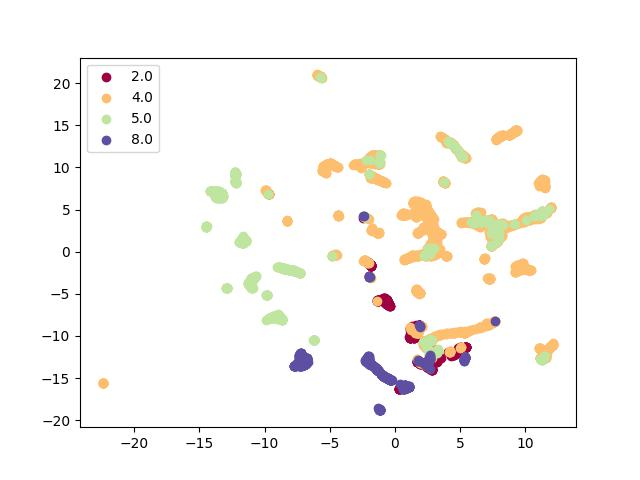

Write the Python code that produced this figure.
import numpy as np
from scipy.optimize import curve_fit
from tqdm import tqdm
import scipy.sparse
import numba
import matplotlib.pyplot as plt

# x 维度 [N,D]
def cal_pairwise_dist(x):
    print("compute distance")
    N,D = np.shape(x)
    
    dist = np.zeros([N,N])
    
    for i in tqdm(range(N)):
        for j in range(N):
            dist[i,j] = np.sqrt(np.dot((x[i]-x[j]),(x[i]-x[j]).T))

    #返回任意两个点之间距离
    return dist

# 获取每个样本点的 n_neighbors个临近点的位置以及距离
def get_n_neighbors(data, n_neighbors = 15):
    dist = cal_pairwise_dist(data)
    dist[dist < 0] = 0
    N = dist.shape[0]
    NN_index = np.argsort(dist,axis=1)[:,0:n_neighbors]
    NN_dist = np.sort(dist,axis=1)[:,0:n_neighbors]
    return NN_index,NN_dist
    
# 计算每个样本点的参数 sigmas 以及 rhos
def compute_sigmas_and_rhos(distances,k,
                            local_connectivity=1,n_iter=64,
                            tol = 1.0e-5,min_k_dis_scale=1e-3):
    print("computing sigmas and rhos")
    # 获取样本数目
    N= distances.shape[0]
    
    # 定义变量存储每个样本的 sigma 和 rho
    rhos = np.zeros(N, dtype=np.float32)
    sigmas = np.zeros(N, dtype=np.float32)
    
    mean_distances = np.mean(distances)
    
    target = np.log2(k)
    
    for i in tqdm(range(N)):
        lo = 0.0
        hi = np.inf
        mid = 1.0
        
        # rho_i 为距离第i个样本最近的第local_connectivity个距离
        ith_distances = distances[i]
        non_zero_dists = ith_distances[ith_distances > 0.0]
        rhos[i] = non_zero_dists[local_connectivity - 1]
        
        # 通过2值搜索的方法计算sigma_i
        for n in range(n_iter):

            psum = 0.0
            for j in range(1, distances.shape[1]):
                d = distances[i, j] - rhos[i]
                if d > 0:
                    psum += np.exp(-(d / mid))
                else:
                    psum += 1.0

            if np.fabs(psum - target) < tol:
                break

            if psum > target:
                hi = mid
                mid = (lo + hi) / 2.0
            else:
                lo = mid
                if hi == np.inf:
                    mid *= 2
                else:
                    mid = (lo + hi) / 2.0
        
        sigmas[i] = mid
        
        # 进一步处理 防止 sigma_i 过小
        if rhos[i] > 0.0:
            mean_ith_distances = np.mean(ith_distances)
            if sigmas[i] < min_k_dis_scale * mean_ith_distances:
                sigmas[i] = min_k_dis_scale * mean_ith_distances
        # rhos[i]<=0 N个近邻点距离过近
        else:
            if sigmas[i] < min_k_dis_scale * mean_distances:
                sigmas[i] = min_k_dis_scale * mean_distances
    
    return sigmas,rhos

# 计算两点间的连接强度
def compute_membership_strengths(NN_index,NN_dists,sigmas,rhos):
    
    print("compute membership strengths")
    n_samples, n_neighbors =  np.shape(NN_index) 
    
    rows = np.zeros(n_samples*n_neighbors, dtype=np.int32)
    cols = np.zeros(n_samples*n_neighbors, dtype=np.int32)
    vals = np.zeros(n_samples*n_neighbors, dtype=np.float32)
    
    for i in tqdm(range(n_samples)):
       for j in range(n_neighbors):
           
            if NN_index[i, j] == i:
                val = 0.0
            elif NN_dists[i, j] - rhos[i] <= 0.0 or sigmas[i] == 0.0:
                val = 1.0
            else:
                val = np.exp(-((NN_dists[i, j] - rhos[i]) / (sigmas[i])))

            rows[i * n_neighbors + j] = i
            cols[i * n_neighbors + j] = NN_index[i, j]
            vals[i * n_neighbors + j] = val
            
    return rows, cols, vals

def get_graph_Inputs(X,n_neighbors,local_connectivity=1):
    n_samples = X.shape[0]
    
    # 计算每个样本点的N个临近点的位置和距离
    NN_index, NN_dists = get_n_neighbors(X,n_neighbors)
    
    # 计算每个样本的 sigm 与 rho 为后边的图计算提供参数
    sigmas,rhos = compute_sigmas_and_rhos(NN_dists,n_neighbors,local_connectivity)
    
    # 计算两点间的 连接强度 即计算条件概率 Pj|i
    rows, cols, vals = compute_membership_strengths(NN_index,NN_dists,sigmas,rhos)
    
    # 构造稀疏矩阵
    result = scipy.sparse.coo_matrix((vals, (rows, cols)), shape=(X.shape[0], X.shape[0]))
    result.eliminate_zeros() # 去掉0
    
    # 计算联合概率 Pij
    transpose = result.transpose()
    prod_matrix = result.multiply(transpose)
    # Pij  =  Pj|i + Pi|j - Pj|i* Pi|j
    result = result + transpose - prod_matrix
    return result

# 谱分析法进行初始化
def init_embedding_spectral(graph,dim):
    n_samples = graph.shape[0]
    k = dim
    diag_data = np.asarray(graph.sum(axis=0))
        
    # Normalized Laplacian
    I = scipy.sparse.identity(graph.shape[0], dtype=np.float64)
    D = scipy.sparse.spdiags(
        1.0 / np.sqrt(diag_data), 0, graph.shape[0], graph.shape[0]
    )
    L = I - D * graph * D
    num_lanczos_vectors = max(2 * k + 1, int(np.sqrt(graph.shape[0])))
    try:
        if L.shape[0] < 2000000:
            eigenvalues, eigenvectors = scipy.sparse.linalg.eigsh(
                L,
                k+1,
                which="SM",
                ncv=num_lanczos_vectors,
                tol=1e-4,
                v0=np.ones(L.shape[0]),
                maxiter=graph.shape[0] * 5,
            )
        else:
            print("---------------eigenvalues-------------------")
            eigenvalues, eigenvectors = scipy.sparse.linalg.lobpcg(
                L, np.random.normal(size=(L.shape[0], k+1)), largest=False, tol=1e-8
            )
        order = np.argsort(eigenvalues)[1:k+1]
        return eigenvectors[:, order]
    except scipy.sparse.linalg.ArpackError:
        warn(
            "WARNING: spectral initialisation failed! The eigenvector solver\n"
            "failed. This is likely due to too small an eigengap. Consider\n"
            "adding some noise or jitter to your data.\n\n"
            "Falling back to random initialisation!"
        )
        return np.random.uniform(low=-10.0, high=10.0, size=(graph.shape[0], dim))

def make_epochs_per_sample(weights, n_epochs):
    result = -1.0 * np.ones(weights.shape[0], dtype=np.float64)
    # 边的权重越大在整个训练过程中更新的次数越多，更新间隔越小
    n_samples = n_epochs * (weights / weights.max())
    result[n_samples > 0] = float(n_epochs) / n_samples[n_samples > 0] # 更新间隔
    return result

# 梯度裁剪 -4，+4之间
@numba.njit()
def clip(val):
   
    if val > 4.0:
        return 4.0
    elif val < -4.0:
        return -4.0
    else:
        return val
        
        
def train_one_epoch(head_embedding,
                    tail_embedding,
                    head,
                    tail,
                    n_vertices,
                    epochs_per_sample,
                    epochs_per_negative_sample,
                    epoch_of_next_sample,
                    epoch_of_next_negative_sample,
                    a,
                    b,
                    alpha,
                    n,
                    dim): 
                    
    for i in range(epochs_per_sample.shape[0]):
        #对正样本进行采样
        if epoch_of_next_sample[i] <= n:
            
            j = head[i]
            k = tail[i]

            current = head_embedding[j]
            other = tail_embedding[k]
            
            # 计算两点间距离
            dist_squared = np.dot((current-other),(current-other))
            
            # 计算正样本梯度
            if dist_squared > 0.0:
                grad_coeff = -2.0 * a * b * pow(dist_squared, b - 1.0)
                grad_coeff /= a * pow(dist_squared, b) + 1.0
            else:
                grad_coeff = 0.0
                
            # 进行更新
            for d in range(dim):
                # 梯度裁剪
                grad_d = clip(grad_coeff * (current[d] - other[d]))
                # 梯度
                current[d] += grad_d * alpha
            
            # 下次更新的轮次
            epoch_of_next_sample[i] += epochs_per_sample[i]
            
            # 计算负样本的数目
            n_neg_samples = int(
                (n - epoch_of_next_negative_sample[i]) / epochs_per_negative_sample[i]
            )
            
            # 进行负样本采样
            for p in range(n_neg_samples):
                k = np.random.randint(n_vertices)

                other = tail_embedding[k]

                dist_squared = np.dot((current-other),(current-other))

                if dist_squared > 0.0:
                    grad_coeff = 2.0 * b
                    grad_coeff /= (0.001 + dist_squared) * (
                        a * pow(dist_squared, b) + 1
                    )
                elif j == k:
                    continue
                else:
                    grad_coeff = 0.0

                for d in range(dim):
                    if grad_coeff > 0.0:
                        grad_d = clip(grad_coeff * (current[d] - other[d]))
                    else:
                        grad_d = 4.0
                    current[d] += grad_d * alpha
            
            # 计算下次负样本更新轮次
            epoch_of_next_negative_sample[i] += (
                n_neg_samples * epochs_per_negative_sample[i]
            )
    
# 通过训练获得embedding
def train_embedding(head_embedding, #头结点 向量
                    tail_embedding, #尾结点 向量
                    head, # 头结点 编号
                    tail, # 尾结点 编号
                    epochs_per_sample, # 正样本采样控制
                    epochs_per_negative_sample, # 负样本采样控制
                    a,b, # 
                    initial_alpha, #  初始化学习率
                    n_epochs, # 训练轮次
                    n_vertices # 顶点数目
                    ):
    dim = head_embedding.shape[1]
    alpha = initial_alpha
    
    epoch_of_next_negative_sample = epochs_per_negative_sample.copy()
    epoch_of_next_sample = epochs_per_sample.copy()
    
    optimize_fn = numba.njit(train_one_epoch, fastmath=True, parallel=False)
    
    for n in tqdm(range(n_epochs)):
        
        # 进行1轮更新
        optimize_fn(head_embedding,
                    tail_embedding,
                    head,
                    tail,
                    n_vertices,
                    epochs_per_sample,
                    epochs_per_negative_sample,
                    epoch_of_next_sample,
                    epoch_of_next_negative_sample,
                    a,
                    b,
                    alpha,
                    n,
                    dim)
        
        # 更新学习率
        alpha = initial_alpha * (1.0 - (float(n) / float(n_epochs)))
    
    return head_embedding
        
 
def get_embedding(graph,
                  dim,a,b,
                  negative_sample_rate,
                  n_epochs=None,
                  initial_alpha=1.0):
                  
    # 行列交换
    graph = graph.tocoo()
    graph.sum_duplicates()
    # 顶点数目
    n_vertices = graph.shape[1]
    
    # 计算迭代轮次 数据越少迭代轮次越多
    if n_epochs is None:
        if graph.shape[0] <= 10000:
            n_epochs = 500
        else:
            n_epochs = 200
    
    # 边的权重过低，无法采样，将权重设置为0
    if n_epochs > 10:
        graph.data[graph.data < (graph.data.max() / float(n_epochs))] = 0.0
       
    graph.eliminate_zeros()
    
    # 利用谱分析的方法，借助graph，对低维数据进行初始化
    initialisation = init_embedding_spectral(graph,dim)
    
    # 加入一些随机数据增加随机性
    expansion = 10.0 / np.abs(initialisation).max()
    embedding = (initialisation * expansion).astype(
        np.float32
    ) + np.random.normal(
        scale=0.0001, size=[graph.shape[0], dim]
    ).astype(
        np.float32
    )
    
    # 计算图中每条边，每隔多少个epoch 更新一次
    epochs_per_sample = make_epochs_per_sample(graph.data, n_epochs)
    # 负样本，每隔多少个epoch 更新一次
    epochs_per_negative_sample = epochs_per_sample/negative_sample_rate
    
    # 开始进行训练，获取 embedding
    head = graph.row
    tail = graph.col
    
    # 训练获取降维数据
    embedding =train_embedding(embedding,embedding,
                              head,tail,
                              epochs_per_sample,epochs_per_negative_sample,
                              a,b,initial_alpha,n_epochs,n_vertices)
    return embedding
    
    
def find_ab_params(min_dist,spread):
    def curve(x, a, b):
        return 1.0 / (1.0 + a * x ** (2 * b))

    xv = np.linspace(0, spread * 3, 300)
    yv = np.zeros(xv.shape)
    yv[xv < min_dist] = 1.0
    yv[xv >= min_dist] = np.exp(-(xv[xv >= min_dist] - min_dist) / spread)
    params, covar = curve_fit(curve, xv, yv)
    return params[0], params[1]


def UAMP(X,
        dim=2, # 降维后的维度
        n_neighbors=15, # N近邻
        min_dist = 0.1, # 控制投影后，相似点的聚拢程度
        spread = 1,
        negative_sample_rate=5, # 负样本采样是正样本采样的多少倍
        n_epochs=None, # 训练轮次
        initial_alpha= 1.0 # 初始化学习率
        ):
    
    # 估算参数 a,b
    a,b = find_ab_params(min_dist,spread)
    
    # 根据高维数据 计算点与点之间的连接关系
    graph = get_graph_Inputs(X,n_neighbors,local_connectivity=1)
    print(graph)
    # 
    embedding = get_embedding(graph,dim,a,b,negative_sample_rate,n_epochs,initial_alpha)
    return embedding
    
    
def draw_pic(datas,labs,name = '1.jpg'):
    plt.cla()
    unque_labs = np.unique(labs)
    colors = [plt.cm.Spectral(each)
      for each in np.linspace(0, 1,len(unque_labs))]
    p=[]
    legends = []
    for i in range(len(unque_labs)):
        index = np.where(labs==unque_labs[i])
        pi = plt.scatter(datas[index, 0], datas[index, 1], c =[colors[i]] )
        p.append(pi)
        legends.append(unque_labs[i])

    plt.legend(p, legends)
    plt.savefig(name)
def use(feature_path,labels_path,save_picture_path):
    mnist_datas = np.loadtxt(feature_path)
    mnist_labs = np.loadtxt(labels_path)
    print(mnist_datas.shape)
    embedding = UAMP(mnist_datas, dim=2, min_dist=0.01, spread=1, n_neighbors=30)
    print(embedding.shape)

    draw_pic(embedding, mnist_labs, name=save_picture_path)
    plt.show()


if __name__ == "__main__":
    mnist_datas = np.loadtxt("C:/Users/DELL/Desktop/DLRS_sfy2.0/DLRS/features.txt")
    mnist_labs = np.loadtxt("C:/Users/DELL/Desktop/DLRS_sfy2.0/DLRS/labels.txt")
    print(mnist_datas.shape)
    # mnist_datas = mnist_datas[:500,:]
    embedding = UAMP(mnist_datas,dim=2,min_dist=0.01,spread=1,n_neighbors=30)
    print(embedding.shape)
    
    draw_pic(embedding,mnist_labs,name = "final-d0.01n-30_new.jpg")
    plt.show()

    
    
    
    
